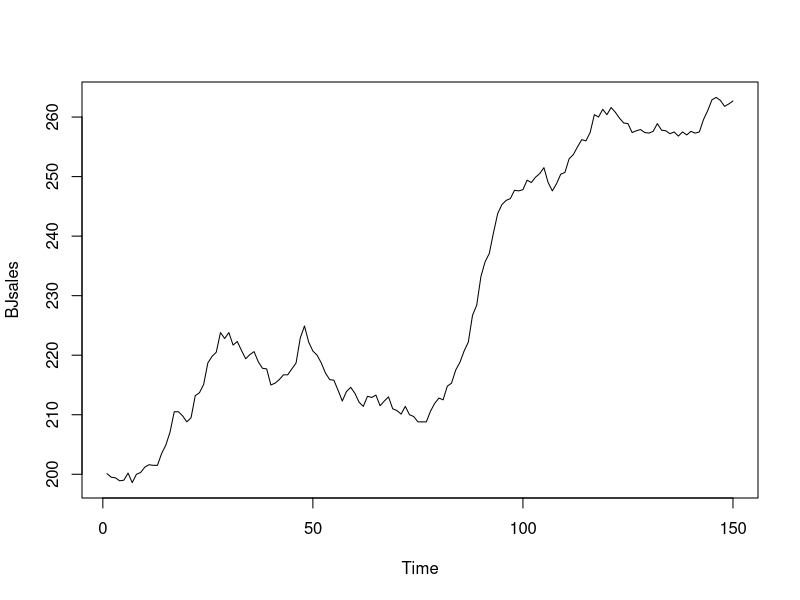
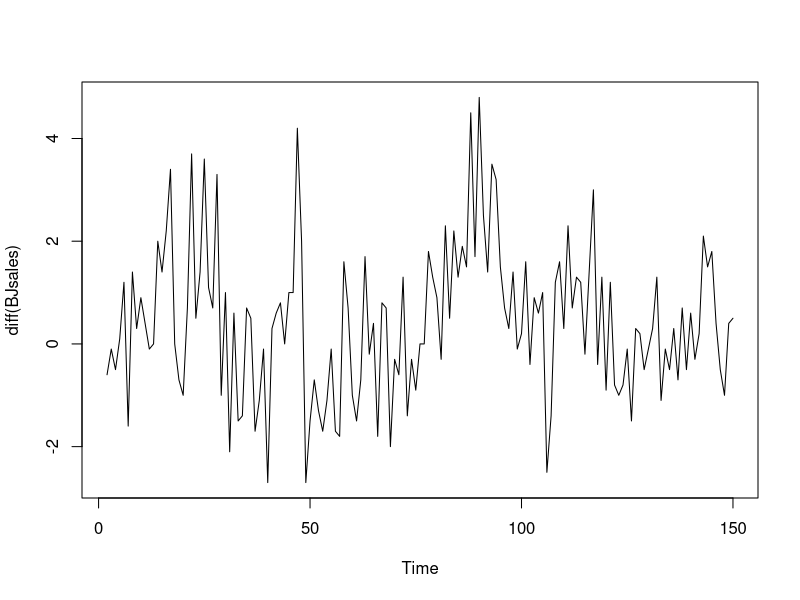
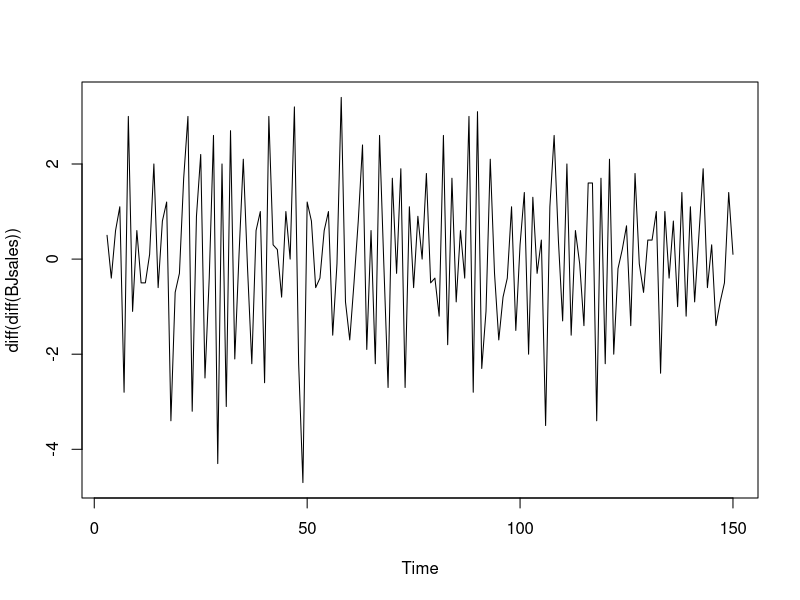
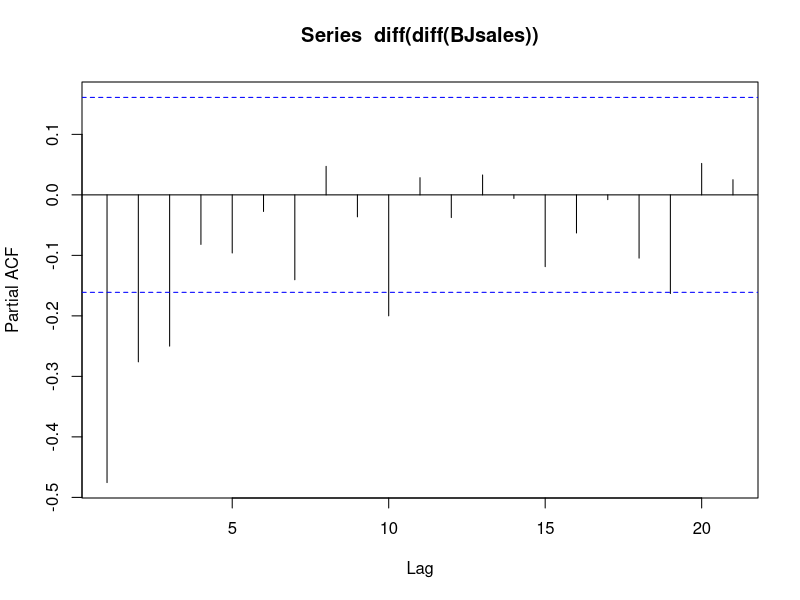
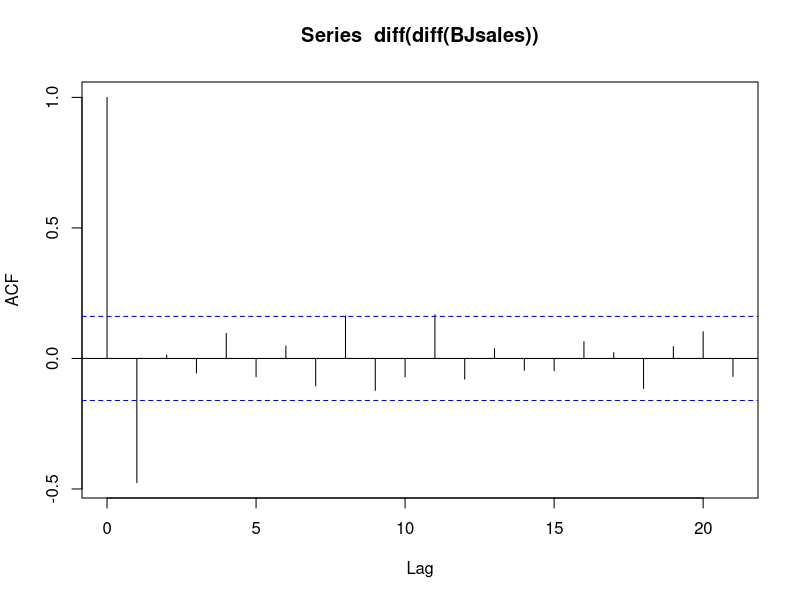
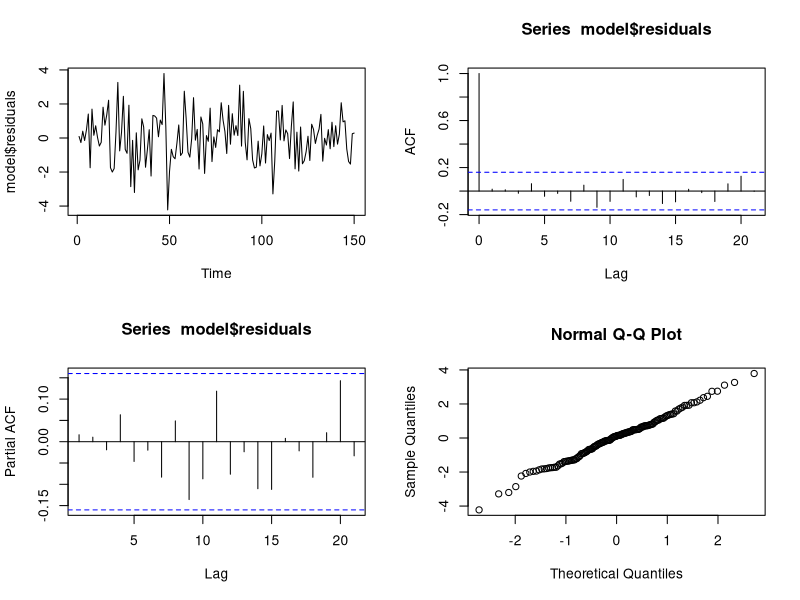

The R script that drew these images, in order:
#Simulating ARIMA on BJsales dataset
# Plot time series 'BJsales'
plot(BJsales)
plot(diff(BJsales))
plot(diff(diff(BJsales)))
pacf(diff(diff(BJsales)))
acf(diff(diff(BJsales)))
#try different models and compare AIC
d=2
for(p in 1:4){
  for(q in 1:2){
    if(p+d+q<=6){
      model<-arima(x=BJsales, order = c((p-1),d,(q-1)))
      pval<-Box.test(model$residuals, lag=log(length(model$residuals)))
      sse<-sum(model$residuals^2)
      cat(p-1,d,q-1, 'AIC=', model$aic, ' SSE=',sse,' p-VALUE=', pval$p.value,'\n')
    }
  }
}
#model to ARIMA(0,2,1), check the whiteness of residuals
model<-arima(BJsales, order=c(0,2,1))
par(mfrow=c(2,2))
plot(model$residuals)
acf(model$residuals)
pacf(model$residuals)
qqnorm(model$residuals)
model

# 0 2 0 AIC= 577.6777  SSE= 423.7908  p-VALUE= 7.610494e-07 
# 0 2 1 AIC= 517.1371  SSE= 276.2293  p-VALUE= 0.9632467 
# 1 2 0 AIC= 541.9646  SSE= 327.92    p-VALUE= 0.003606979 
# 1 2 1 AIC= 518.9734  SSE= 275.8554  p-VALUE= 0.941776 
# 2 2 0 AIC= 532.2986  SSE= 302.7467  p-VALUE= 0.05824473 